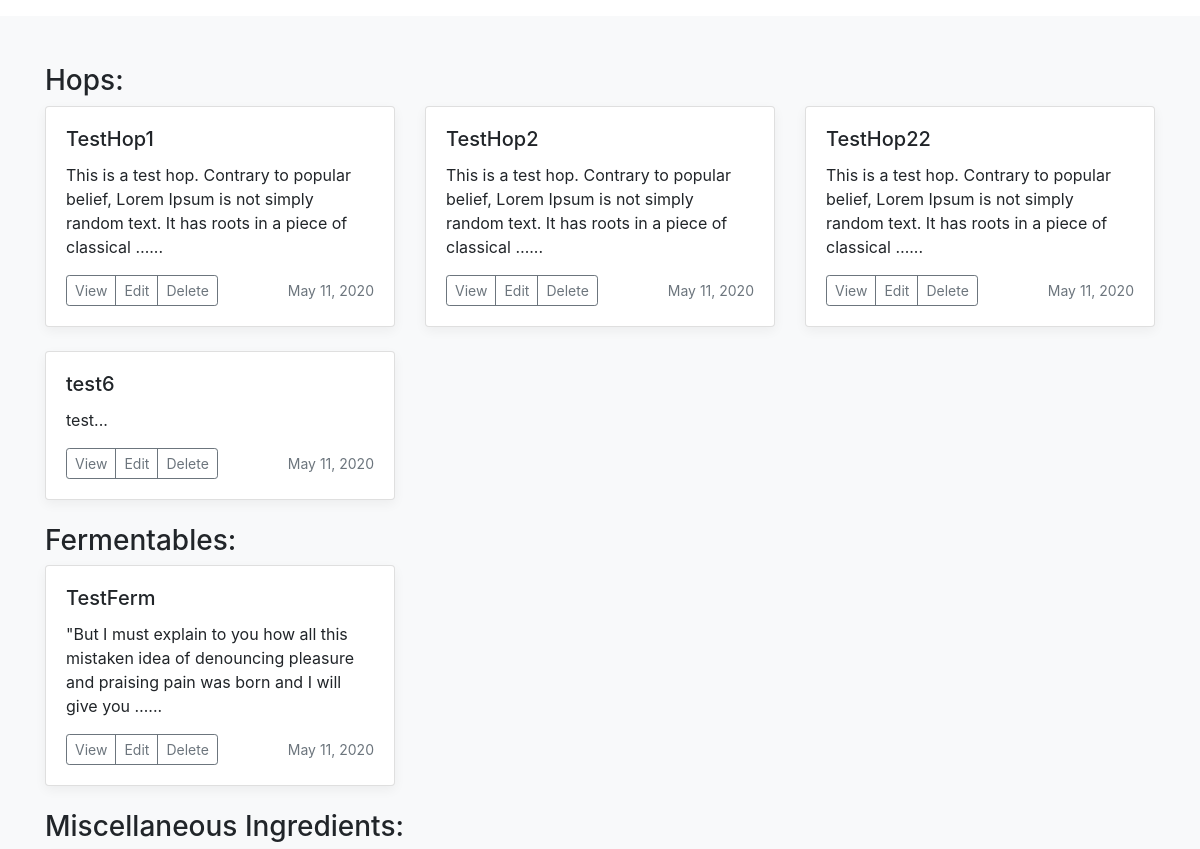
The page /beer_recipes/ingredients/ (middle part) on the database as committed earlier.
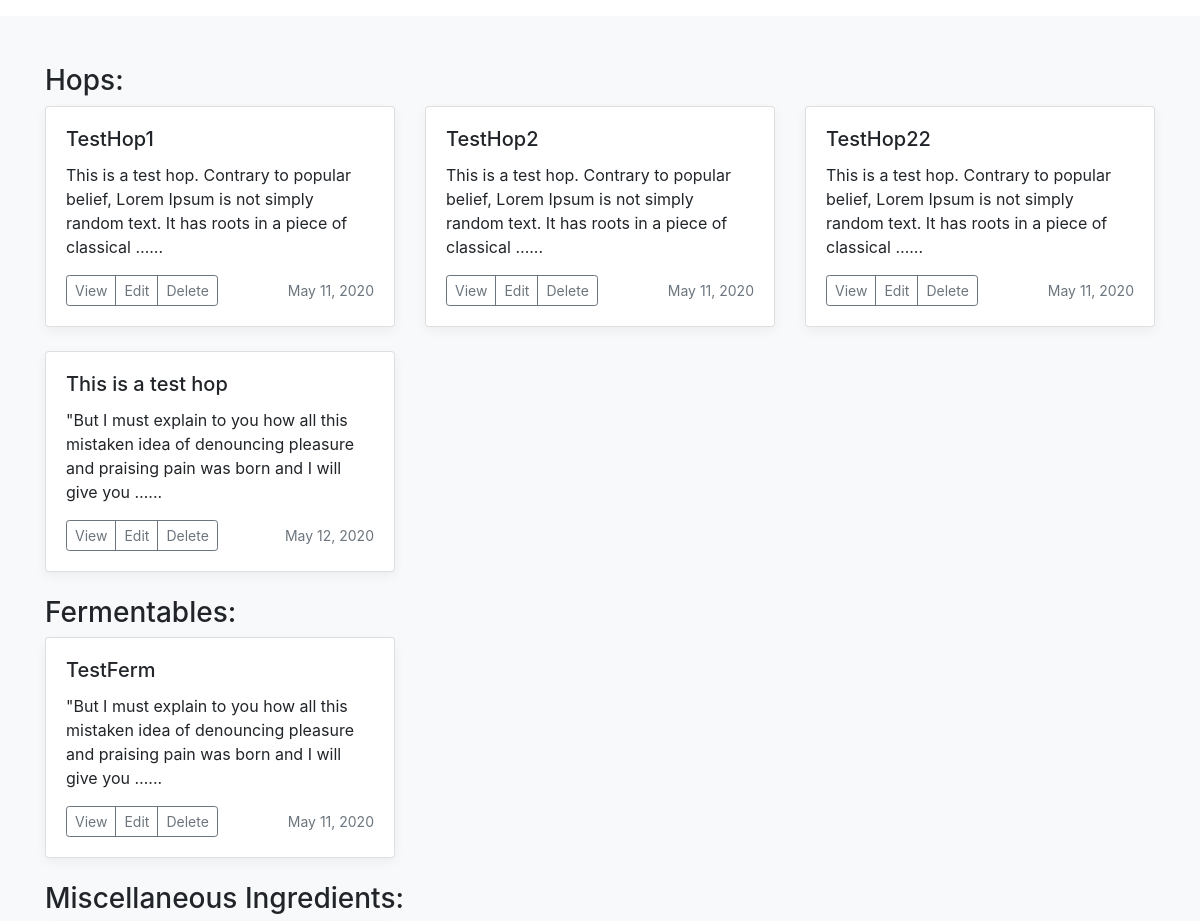
The same page on the database as committed later.
### beer_recipes/models.py (models this page shows)
class Hop(models.Model):
    user = models.CharField(
        max_length=200, blank=True)  # This is the user that created the object
    name = models.CharField(max_length=200, unique=True,
                            help_text="Name must be unique.")  # Name of the hops
    description = models.TextField(
        blank=True, help_text="Enter a description for the hop here. Optional.")
    version = models.PositiveIntegerField(default=1)
    date_submitted = models.DateField(auto_now_add=True)
    alpha = models.DecimalField(max_digits=3, decimal_places=1,
                                help_text="Percent alpha of hops - for example: 5.5 represents 5.5% alpha.")
    time = models.PositiveIntegerField(help_text="In minutes.")
    amount = models.DecimalField(
        help_text="Weight in Kilograms", max_digits=3, decimal_places=1)
    USE_CHOICES = [
        ('Boil', 'Boil'),
        ('Dry Hop', 'Dry Hop'),
        ('Mash', 'Mash'),
        ('First Wort', 'First Wort'),
        ('Aroma', 'Aroma'),
    ]
    use = models.CharField(choices=USE_CHOICES, max_length=10)

class Fermentable(models.Model):
    user = models.CharField(max_length=200)
    name = models.CharField(max_length=200, unique=True,
                            help_text="Name must be unique.")  # Name of the fermentable.
    description = models.TextField(
        blank=True, help_text="Enter a description for the fermentable here. Optional.")
    version = models.PositiveIntegerField(default=1)
    date_submitted = models.DateField(auto_now_add=True)
    amount = models.DecimalField(
        help_text="Weight in Kilograms", max_digits=3, decimal_places=1)
    ferm_yield = models.DecimalField(
        max_digits=3, decimal_places=1, help_text="Percent dry yield (fine grain) for the grain, or the raw yield by weight if this is an extract adjunct or sugar.")
    color = models.FloatField(
        help_text="The color of the item in Lovibond Units (SRM for liquid extracts).")
    TYPE_CHOICES = [
        ('Grain', 'Grain'),
        ('Sugar', 'Sugar'),
        ('Extract', 'Extract'),
        ('Dry Extract', 'Dry Extract'),
        ('Adjunct', 'Adjunct'),
    ]
    type = models.CharField(choices=TYPE_CHOICES, max_length=11)

### beer_recipes/views.py (the view)
# urls.py: path('ingredients/', views.ingredients, name='ingredients'),  # Lists all ingredients
def ingredients(request, error="", message=""):
    ingredients_dict = {'error': error, 'message': message}
    hops = Hop.objects.order_by('name')
    fermentables = Fermentable.objects.order_by('name')
    miscs = Misc.objects.order_by('name')
    waters = Water.objects.order_by('name')
    yeasts = Yeast.objects.order_by('name')
    ingredients_dict.update({'hops': hops, 'fermentables': fermentables,
                             'miscs': miscs, 'waters': waters, 'yeasts': yeasts})
    return render(request, 'beer_recipes/list_ingredients.html', ingredients_dict)

### templates/beer_recipes/list_ingredients.html (shortened to what this page needs)
{% extends 'beer_recipes/base.html' %}
{% load static %}
{% block content %}
<link rel="stylesheet" href="{% static "css/beer_recipes/shared.css" %}" />
<div class="album py-5 bg-light">
  <div class="container">
    {% if hops %}
    <h3>Hops:</h3>
    <div class="row">
      {% for hop in hops %}
      <div class="col-md-4">
        <div class="card mb-4 box-shadow">
          <div class="card-body">
            <h5 class="card-title">{{ hop.name }}</h5>
            <p class="card-text">{{ hop.description|truncatechars:125 }}...</p>
            <div class="d-flex justify-content-between align-items-center">
              <div class="btn-group">
                <a href="{% url 'beer_recipes:HopDetails' hop.id %}" class="btn btn-sm btn-outline-secondary" role="button">View</a>
                <a href="{% url 'beer_recipes:HopUpdate' hop.id %}" class="btn btn-sm btn-outline-secondary" role="button">Edit</a>
                <a href="{% url 'beer_recipes:HopDelete' hop.id %}" class="btn btn-sm btn-outline-secondary" role="button">Delete</a>
              </div>
              <small class="text-muted">{{ hop.date_submitted }}</small>
            </div>
          </div>
        </div>
      </div>
      {% endfor %}
    </div>
    {% endif %}
    {% if fermentables %}
    <h3>Fermentables:</h3>
    <div class="row">
      {% for fermentable in fermentables %}
      <div class="col-md-4">
        <div class="card mb-4 box-shadow">
          <div class="card-body">
            <h5 class="card-title">{{ fermentable.name }}</h5>
            <p class="card-text">{{ fermentable.description|truncatechars:125 }}...</p>
            <div class="d-flex justify-content-between align-items-center">
              <div class="btn-group">
                <a href="{% url 'beer_recipes:FermentableDetails' fermentable.id %}" role="button" class="btn btn-sm btn-outline-secondary">View</a>
                <a href="{% url 'beer_recipes:FermentableUpdate' fermentable.id %}" role="button" class="btn btn-sm btn-outline-secondary">Edit</a>
                <a href="{% url 'beer_recipes:FermentableDelete' fermentable.id %}" role="button" class="btn btn-sm btn-outline-secondary">Delete</a>
              </div>
              <small class="text-muted">{{ fermentable.date_submitted }}</small>
            </div>
          </div>
        </div>
      </div>
      {% endfor %}
    </div>
    {% endif %}
    {% if miscs %}
    <h3>Miscellaneous Ingredients:</h3>
    {% endif %}
  </div>
</div>
{% endblock content %}

### templates/beer_recipes/base.html (shortened to what this page needs)
{% load bootstrap4 %}
{% load static %}
<!doctype html>
<html lang="en">
<head>
</head>
<body>
  <main role="main">
    <div id="main_content">
      {% block content %}{% endblock %}
    </div>
  </main>
  {% bootstrap_css %}
</body>
</html>

### static/css/beer_recipes/shared.css (style rules this page uses)
:root { --jumbotron-padding-y: 3rem; }
.box-shadow { box-shadow: 0 .25rem .75rem rgba(0, 0, 0, .05); }

Rows that differ between the two databases and show on the page:
removed Hop: name "test6", description "test", date_submitted "May 11, 2020"
added Hop: name "This is a test hop", description "\"But I must explain to you how all this mistaken idea of denouncing pleasure and praising pain was born and I will give you …", date_submitted "May 12, 2020"
